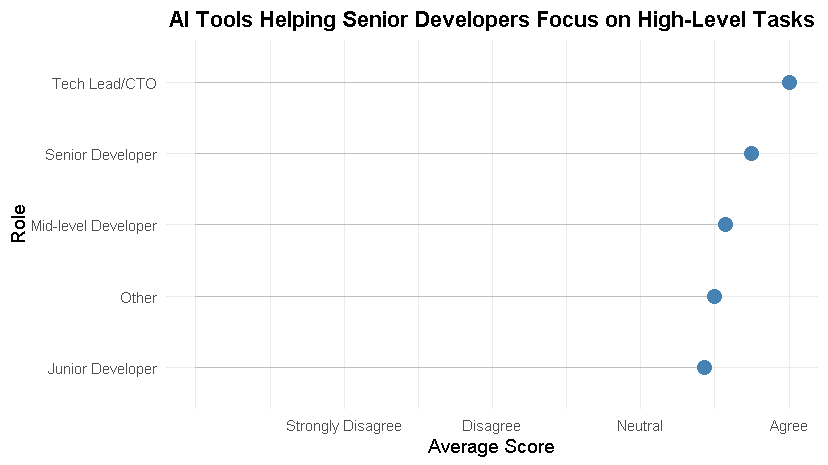

Write R code to recreate this figure.
# Gerekli kütüphaneleri yükle
if (!require("readxl")) install.packages("readxl")
if (!require("ggplot2")) install.packages("ggplot2")
if (!require("dplyr")) install.packages("dplyr")
library(readxl)
library(ggplot2)
library(dplyr)

# Veriyi Excel dosyasından yükle
file_path <- "survey (2) (1).xlsx" # Dosya yolunu kontrol edin
data <- read_excel(file_path)

# Sütun isimlerini anlamlı şekilde yeniden adlandır
colnames(data) <- c(
  "Experience", 
  "Role", 
  "Use_AI_Tools", 
  "Coding_Assistants", 
  "Knowledge_Loss", 
  "Code_Modification", 
  "Problem_Solving", 
  "Impact_Juniors", 
  "Focus_Seniors", 
  "Collaboration_Teamwork"
)

# Focus_Seniors sütununu sayısal değerlere dönüştürmek için Likert ölçeği oluştur
likert_scale <- c("Strongly Disagree" = 1, "Disagree" = 2, "Neutral" = 3, "Agree" = 4, "Strongly Agree" = 5)
data$Focus_Seniors_Score <- likert_scale[data$Focus_Seniors]

# Her bir rol için ortalama skor hesapla
lollipop_data <- data %>%
  group_by(Role) %>%
  summarise(Average_Score = mean(Focus_Seniors_Score, na.rm = TRUE)) %>%
  arrange(Average_Score)

# Lollipop chart oluştur
ggplot(lollipop_data, aes(x = Average_Score, y = reorder(Role, Average_Score))) +
  geom_segment(aes(x = 0, xend = Average_Score, y = Role, yend = Role), color = "gray") +
  geom_point(size = 5, color = "steelblue") +
  labs(title = "AI Tools Helping Senior Developers Focus on High-Level Tasks",
       x = "Average Score",
       y = "Role") +
  scale_x_continuous(breaks = 1:5, labels = names(likert_scale)) +
  theme_minimal(base_size = 14) +
  theme(axis.text.x = element_text(angle = 0, hjust = 0.5),
        plot.title = element_text(hjust = 0.5, face = "bold"))
